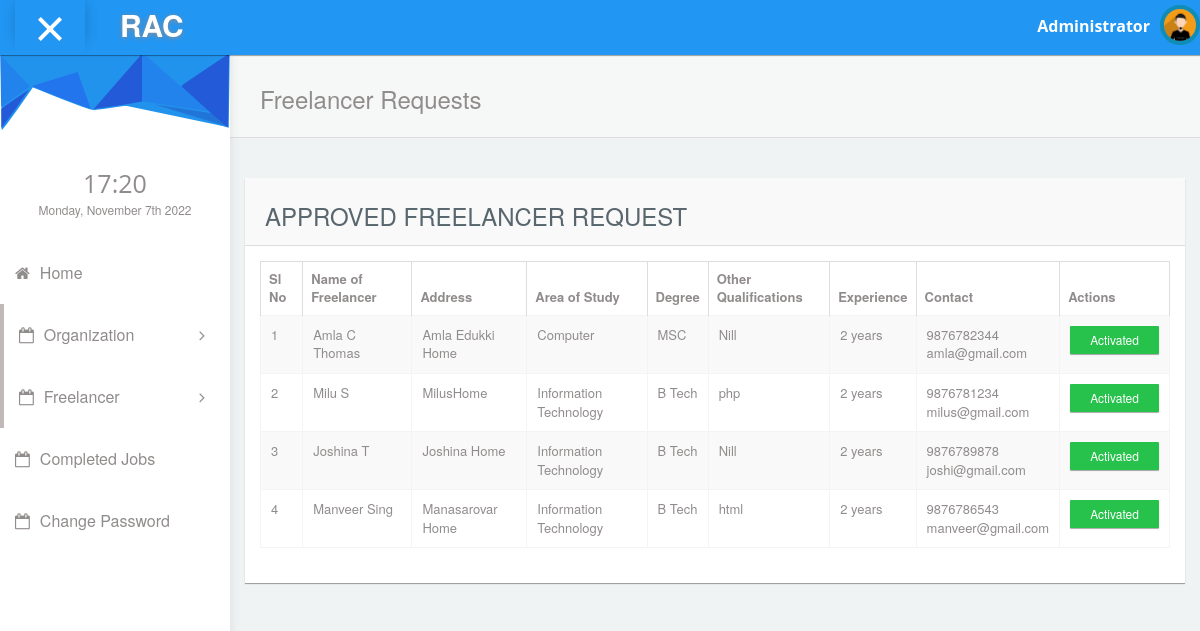
The app's page /admin/free_requests.php?sts=active (signed in) with its own data.
### tables this page shows
CREATE TABLE IF NOT EXISTS `free_reg` (
  `fid` int(11) NOT NULL AUTO_INCREMENT,
  `name` varchar(100) NOT NULL,
  `address` text NOT NULL,
  `phno` varchar(20) NOT NULL,
  `degree` varchar(30) NOT NULL,
  `institution` varchar(100) NOT NULL,
  `university` varchar(100) NOT NULL,
  `other_quali` varchar(120) DEFAULT NULL,
  `work_exp` varchar(100) DEFAULT NULL,
  `work_place` varchar(70) DEFAULT NULL,
  `post` varchar(100) DEFAULT NULL,
  `years_worked` varchar(50) DEFAULT NULL,
  `current_status` varchar(30) NOT NULL,
  `area_of_study` varchar(100) DEFAULT NULL,
  `email` varchar(100) NOT NULL,
  `dob` date DEFAULT NULL,
  PRIMARY KEY (`fid`)
);

### connectionclass.php (called while the page is built, shortened)
<?php
class ConnectionClass
{
public $db=null;
public function open()
{
$this->db=mysqli_connect('localhost','root','','rent_a_coder') or die('Error: ' . mysqli_error($myConnection));
	}
public function GetTable($qry)
{
    try
	{
	$result=mysqli_query($this->db,$qry);
	if($result)
	{
	    $data = array();
		while ($row=mysqli_fetch_assoc($result))
		{
		$data[ ] = $row;
		}
		return $data;
		}
	else
	throw new  Exception(mysql_error());
	}
	catch(Exception $e)
	{
	return $e->getMessage();
	}
}
}
?>

### admin/free_requests.php (the view)
<?php
require_once('header.php');
require_once('../connectionclass.php');
$obj=new ConnectionClass();
$status=$_REQUEST['sts'];
$qryl="select * from free_reg inner join login on free_reg.email=login.username and login.status='$status' and login.usertype='Freelancer'";
$result=$obj->GetTable($qryl);
if($status=='active')
{
  $name='APPROVED';
}
elseif($status=='inactive')
{
  $name='NEW';
}
elseif($status=='rejected')
{
  $name='REJECTED';
}
else
{
  echo "";
}
?>
            <div id="content">
               <div class="panel box-shadow-none content-header">
                  <div class="panel-body">
                    <div class="col-md-12">
                        <h3 class="animated fadeInLeft">Freelancer Requests</h3>
                    </div>
                  </div>
              </div>
              <div class="col-md-12 top-20 padding-0">
                <div class="col-md-12">
                  <div class="panel">
                    <div class="panel-heading"><h3> <?php echo $name;?> FREELANCER REQUEST</h3></div>
                    <div class="panel-body">
                      <div class="responsive-table">
                      <table id="datatables-example" class="table table-striped table-bordered" width="100%" cellspacing="0">
                      <thead>
                        <tr>
                          <th>Sl No</th>
                          <th>Name of Freelancer</th>
                          <th>Address</th>
                          <th>Area of Study</th>
                          <th>Degree</th>
                          <th>Other Qualifications</th>
                          <th>Experience</th>
                          <th>Contact</th>
                          <th>Actions</th>
                        </tr>
                      </thead>
                      <tbody>
                      	<?php
                      	$i=1;
                      	foreach ($result as $res)
                      	{
                      	?>
                        <tr>
                         <td><?php echo $i++; ?></td>
                          <td><?php echo $res['name']; ?></td>
                          <td><?php echo $res['address']; ?></td>
                          <td><?php echo $res['area_of_study']; ?></td>
                          <td><?php echo $res['degree'];?></td>
                          <td><?php echo $res['other_quali'];?></td>
                          <td><?php echo $res['work_exp']; ?></td>
                          <td><?php echo $res['phno']; ?><br><?php echo $res['email']; ?></td>
                          <td>
                      <?php
                if($status=="active")
                {
                  ?>
                  <a class="btn btn-success btn-sm">Activated</a>
                  <?php
                }
                 elseif($status=="inactive")
                  {
                    ?>
                    <a href="codes/approve_exe.php?action=update&name=<?php echo $res['username']; ?>" class="btn btn-xs btn-info">Approve</a>
                          <a href="codes/reject_exe.php?action=reject&name=<?php echo $res['username']; ?>" class="btn btn-xs btn-info">Reject</a>
                    <?php
                  }
                    else
                    {
                      ?>
                    <a class="btn btn-warning btn-sm">Rejected Freelancer</a>
                    <?php
                  }
                  ?></td>
                        </tr>
                       <?php
                         }
                         ?>
                      </tbody>
                        </table>
                      </div>
                  </div>
                </div>
              </div>
              </div>
            </div>
<?php require_once('footer.php'); ?>

### records on screen
free_reg: name "Amla C Thomas", address "Amla Edukki Home", area_of_study "Computer", degree "MSC", other_quali "Nill", work_exp "2 years", phno "9876782344", email "amla@gmail.com"
free_reg: name "Milu S", address "MilusHome", area_of_study "Information Technology", degree "B Tech", other_quali "php", work_exp "2 years", phno "9876781234", email "milus@gmail.com"
free_reg: name "Joshina T", address "Joshina Home", area_of_study "Information Technology", degree "B Tech", other_quali "Nill", work_exp "2 years", phno "9876789878", email "joshi@gmail.com"
free_reg: name "Manveer Sing", address "Manasarovar Home", area_of_study "Information Technology", degree "B Tech", other_quali "html", work_exp "2 years", phno "9876786543", email "manveer@gmail.com"

### other values on screen
$name "APPROVED"
